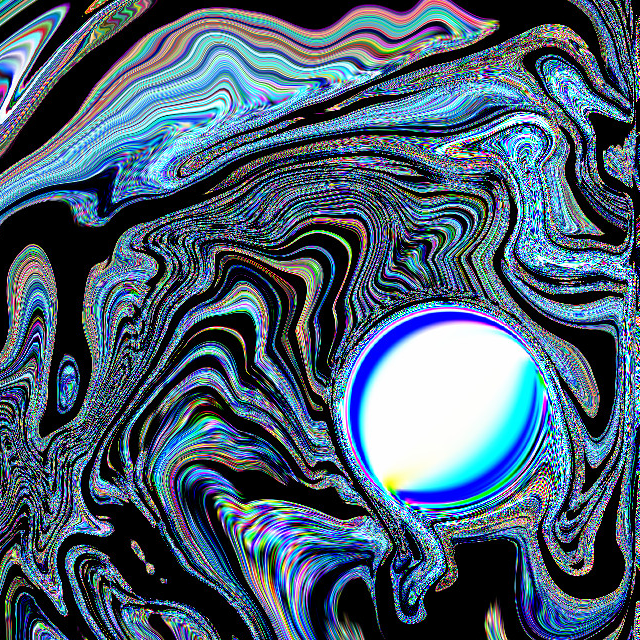
#> input picture INF8770_TP2/colors.png, 640 x 640 px
$ python jpeg.py colors.png
#> lines starting #> are read from the running program, lines starting #| are printed output that depends on the picture; long printed decimals are rounded
### INF8770_TP1/INF8770_TP1/Node.py
class Node(object):
    left = None
    right = None
    item = None
    weight = 0

    def __init__(self, i, w):
        self.item = i
        self.weight = w

    def setChildren(self, ln, rn):
        self.left = ln
        self.right = rn

    def __eq__(self, other):
        return (self.weight == other.weight)

    def __ne__(self, other):
        return not (self == other)

    def __lt__(self, other):
        return (self.weight < other.weight)

    def __repr__(self):
        return "%s - %s — %s _ %s" % (self.item, self.weight, self.left, self.right)

### INF8770_TP2/Huffman.py
#Inspired from https://www.techrepublic.com/article/huffman-coding-in-python/
from itertools import groupby
from Node import Node
from heapq import *

def huffman(data):

    items = [Node(str(symb), len(list(group))) for symb, group in groupby(sorted(list(data)))]
    heapify(items)
    while len(items) > 1:
        left = heappop(items)
        right = heappop(items)
        n = Node(None, left.weight+right.weight)
        n.setChildren(left, right)
        heappush(items, n)

    codes = {}

    def encode(code, node):
        if node.item:
            if not code:
                codes[node.item] = "0"
            else:
                codes[node.item] = code
        else:
            encode(code+"0", node.left)
            encode(code+"1", node.right)

    encode("", items[0])

    encoded_message = []
    for symbol in data:
        encoded_message.append(codes[str(symbol)])

    return (encoded_message, codes)

### INF8770_TP2/jpeg.py
import sys
import cv2
import numpy as np
from matplotlib import pyplot as plt
from Huffman import huffman


# https://www.hdm-stuttgart.de/~maucher/Python/MMCodecs/html/jpegUpToQuant.html

def rle_size(tuples):
    size = 0
    for t in tuples:
        size += 8 + t[1] # 8 bits pour le nombre de zéros (4 bits) et la longueur du code Huffman (4 bits)
        # plus le code Huffman lui-même
    return size

def huffman_size(table):
    size = 0
    for key, value in table.items():
        size += 32 + len(value) # 32 bits pour l'entier représenté, plus sa longueur en code Huffman
    return size

def rle(arr, ac_table):
    symbols = []
    try:
        zero_encoding = ac_table['0']
    except KeyError:
        zero_encoding = '0'
    last_nonzero = -1
    for idx, elm in enumerate(arr):
        if elm != zero_encoding:
            last_nonzero = idx

    consecutive_zeroes = 0
    for idx, elm in enumerate(arr):
        if idx > last_nonzero:
            symbols.append((0, 0, zero_encoding))
            break
        elif elm == zero_encoding and consecutive_zeroes < 15:
            consecutive_zeroes += 1
        else:
            symbols.append((consecutive_zeroes, len(elm), elm))
            consecutive_zeroes = 0
    return symbols

def main(argv):
#> called with argv = 'colors.png'
    np.set_printoptions(edgeitems=10, linewidth=200)
    B = 8
    filename = argv.strip()
    img1 = cv2.imread(filename, cv2.IMREAD_COLOR)
#> img1 is the input picture: shape (640, 640, 3); mean B, G, R 115, 95.5, 74
    h, w = np.array(img1.shape[:2]) // B * B
#> h = 640; w = 640

    orig_s = h*w*24
#> orig_s = 9830400
    print("Taille originale de l'image :", str(orig_s), "bits.")
#| Taille originale de l'image : 9830400 bits.

    # Convert BGR to RGB
    img2 = cv2.cvtColor(img1, cv2.COLOR_BGR2RGB)
    # plt.imshow(img2)
    # Format 4:2:0 (SSV = 2, SSH = 2)
    transcol = cv2.cvtColor(img2, cv2.COLOR_RGB2YCrCb)
#> transcol: shape (640, 640, 3); mean of channels 0, 1, 2 91.3, 115.6, 141.3
    SSV = 2
    SSH = 2
    crf = transcol[:, :, 1]
    cbf = transcol[:, :, 2]
    crsub = crf[::SSV, ::SSH]
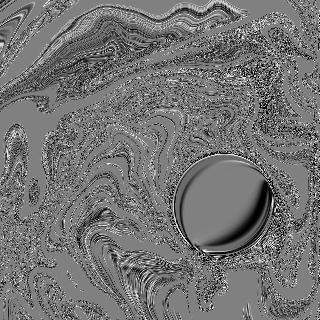
#> crsub: shape (320, 320); min 0, max 255, mean 115.6
    cbsub = cbf[::SSV, ::SSH]
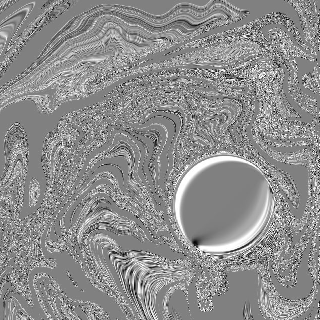
#> cbsub: shape (320, 320); min 1, max 255, mean 141.4
    imSub = [transcol[:, :, 0], crsub, cbsub]

    # Matrices standard JPEG
    QY = np.array([[16, 11, 10, 16, 24, 40, 51, 61],
                   [12, 12, 14, 19, 26, 48, 60, 55],
                   [14, 13, 16, 24, 40, 57, 69, 56],
                   [14, 17, 22, 29, 51, 87, 80, 62],
                   [18, 22, 37, 56, 68, 109, 103, 77],
                   [24, 35, 55, 64, 81, 104, 113, 92],
                   [49, 64, 78, 87, 103, 121, 120, 101],
                   [72, 92, 95, 98, 112, 100, 103, 99]])

    QC = np.array([[17, 18, 24, 47, 99, 99, 99, 99],
                   [18, 21, 26, 66, 99, 99, 99, 99],
                   [24, 26, 56, 99, 99, 99, 99, 99],
                   [47, 66, 99, 99, 99, 99, 99, 99],
                   [99, 99, 99, 99, 99, 99, 99, 99],
                   [99, 99, 99, 99, 99, 99, 99, 99],
                   [99, 99, 99, 99, 99, 99, 99, 99],
                   [99, 99, 99, 99, 99, 99, 99, 99]])
    factorIndicatorStr = "20"
    QF = 20
    if 50 > QF > 1:
        scale = np.floor(5000 / QF)
    elif QF < 100:
        scale = 200 - 2 * QF
    else:
        print("Quality Factor must be in the range [1..99]")
        exit(1)
    scale = scale / 100.0
    Q = [QY * scale, QC * scale, QC * scale]

    zigzag_indexes = [0, 1, 5, 6, 14, 15, 27, 28,
                      2, 4, 7, 13, 16, 26, 29, 42,
                      3, 8, 12, 17, 25, 30, 41, 43,
                      9, 11, 18, 24, 31, 40, 44, 53,
                      10, 19, 23, 32, 39, 45, 52, 54,
                      20, 22, 33, 38, 46, 51, 55, 60,
                      21, 34, 37, 47, 50, 56, 59, 61,
                      35, 36, 48, 49, 57, 58, 62, 63]

    all_channels_dc = []
    all_channels_rle = []
    all_channels_tables = []
    for idx, channel in enumerate(imSub):
        channel_dc = []
        channel_rle = []
        channel_tables = []
        channelrows = channel.shape[0]
        channelcols = channel.shape[1]
        TransQuant = np.zeros((channelrows, channelcols), np.float32)
        blocksV = channelrows // B
        blocksH = channelcols // B
        vis0 = np.zeros((channelrows, channelcols), np.float32)
        vis0[:channelrows, :channelcols] = channel
        vis0 = vis0 - 128
        for row in range(blocksV):
            for col in range(blocksH):
                currentblock = cv2.dct(vis0[row * B:(row + 1) * B, col * B:(col + 1) * B])
                to_zig = np.round(currentblock / Q[idx]).flatten()
                zigged = np.zeros(64, np.int32)
                for i, zig in enumerate(zigzag_indexes):
                    zigged[zig] = to_zig[i]
                ac, ac_table = huffman(zigged[1:])
                channel_dc.append(zigged[0])
                channel_rle.append(rle(ac, ac_table))
                channel_tables.append(ac_table)
        all_channels_dc.append(channel_dc)
        all_channels_rle.append(channel_rle)
        all_channels_tables.append(channel_tables)
#> this loop made 3 passes
#> (channelrows, channelcols, blocksV, blocksH) on pass 1: (640, 640, 80, 80)
#> pass 1, in main, `vis0 = vis0 - 128`:
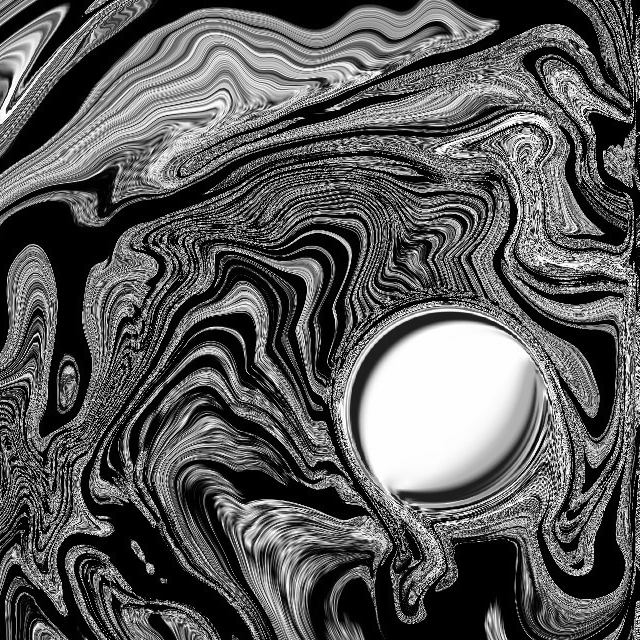
#> vis0: shape (640, 640) float32; min -128, max 127, mean -36.7; drawn with min black and max white

    dc_s = 0
    for channel in all_channels_dc:
        dc_s += len(channel)*32 # Nombres de blocs par canal * 32 bits par valeur DC
#> this loop made 3 passes
    print("Taille des valeurs DC :", str(dc_s), "bits.")
#| Taille des valeurs DC : 307200 bits.

    rle_s = 0
    for channel in all_channels_rle:
        for block in channel:
            rle_s += rle_size(block)
    print("Taille des blocs RLE :", str(rle_s), "bits.")
#| Taille des blocs RLE : 1252788 bits.

    huff_s = 0
    for channel in all_channels_tables:
        for block in channel:
            huff_s += huffman_size(block)
    print("Taille des tables Huffman :", str(huff_s), "bits.")
#| Taille des tables Huffman : 1825440 bits.

    total_s = dc_s + rle_s
    print("Taille totale de l'image JPEG sans tables :", str(total_s), "bits.")
#| Taille totale de l'image JPEG sans tables : 1559988 bits.
    print("Taille totale de l'image JPEG avec tables :", str(total_s+huff_s), "bits.")
#| Taille totale de l'image JPEG avec tables : 3385428 bits.
    print("Taux de compression sans tables :", str((1 - total_s / orig_s) * 100), "%.")
#| Taux de compression sans tables : 84.131 %.
    print("Taux de compression avec tables :", str((1 - (total_s+huff_s) / orig_s)*100), "%.")
#| Taux de compression avec tables : 65.562 %.

    channel_shapes = [(h, w), (h//SSV, w//SSH), (h//SSV, w//SSH)]
    DecAll = np.zeros((h, w, 3), np.uint8)
    all_blocks = []
    for i, channel in enumerate(all_channels_dc):
        blocks = np.zeros(channel_shapes[i], np.int32)
        for j, dc in enumerate(channel):
            block = [dc]
            for k, elm in enumerate((all_channels_rle[i])[j]):
                if elm[0] == 0 and elm[1] == 0:
                    zero_burst = [0] * (64 - len(block))
                    block.extend(zero_burst)
                    break
                else:
                    zero_burst = [0] * elm[0]
                    block.extend(zero_burst)
                    for key, value in ((all_channels_tables[i])[j]).items():
                        if value == elm[2]:
                            block.append(int(key))
                            break
            real_block = np.zeros(64, np.int32)
            for z in range(64):
                real_block[z] = block[zigzag_indexes[z]]
            real_block = real_block.reshape(8, 8)
            row = j // (channel_shapes[i][1] // 8)
            col = j % (channel_shapes[i][1] // 8)
            blocks[row * 8:(row + 1) * 8, col * 8:(col + 1) * 8] = real_block
        all_blocks.append(blocks)
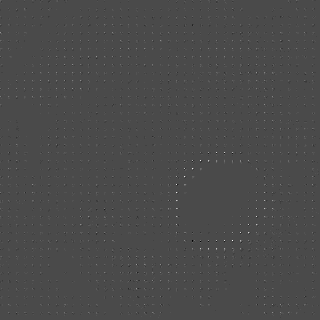
#> blocks: shape (320, 320) int32; min -9, max 22, mean 0; drawn with min black and max white

    for idx, channel in enumerate(all_blocks):
        channelrows = channel.shape[0]
        channelcols = channel.shape[1]
        blocksV = channelrows // B
        blocksH = channelcols // B
        back0 = np.zeros((channelrows, channelcols), np.uint8)
        for row in range(blocksV):
            for col in range(blocksH):
                dequantblock = channel[row * B:(row + 1) * B, col * B:(col + 1) * B] * Q[idx]
                currentblock = np.round(cv2.idct(dequantblock)) + 128
                currentblock[currentblock > 255] = 255
                currentblock[currentblock < 0] = 0
                back0[row * B:(row + 1) * B, col * B:(col + 1) * B] = currentblock
        back1 = cv2.resize(back0, (w, h))
        DecAll[:, :, idx] = np.round(back1)
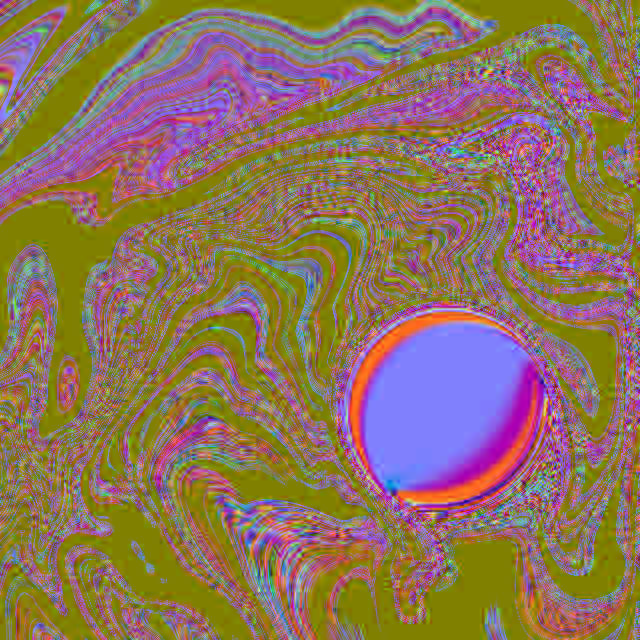
#> DecAll: shape (640, 640, 3); mean of channels 0, 1, 2 92.6, 115.6, 141.2; drawn as B, G, R
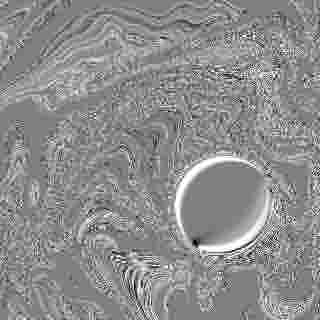
#> back0: shape (320, 320); min 0, max 255, mean 141.3

    reImg = cv2.cvtColor(DecAll, cv2.COLOR_YCrCb2RGB)
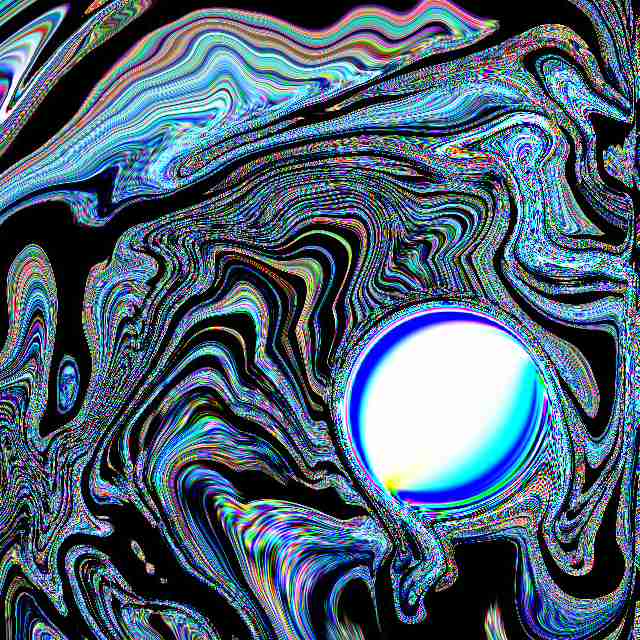
#> reImg: shape (640, 640, 3); mean R, G, B 77.6, 97.2, 115.4
    #plt.imshow(reImg)
    #plt.show()
    reImg = cv2.cvtColor(reImg, cv2.COLOR_RGB2BGR)
    cv2.imwrite(filename + factorIndicatorStr + ".png", reImg);


if __name__ == "__main__":
    main(sys.argv[1])
